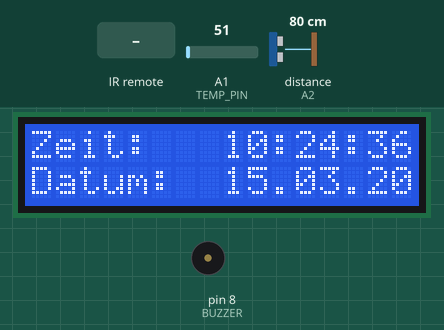
Bench run of a sketch on a simulated Arduino Uno, built with avr-gcc and run on an emulated ATmega328P. On the bench: 16×2 character LCD, buzzer (waves = sounding). The inputs (shaded band) are chosen by the test bench; at power-on: A1 (TEMP_PIN) = 51, distance to the obstacle (sensor on A2) 80 cm. The echo pulse lasts 58.3 µs per cm; the local clock reads 2024-03-15 10:24:30 at power-on unless the sketch sets it; what the sketch prints to the serial monitor is not drawn.

Above: at 6.6 s.
6.7 s: infrared code 0xFF5AA5 received
At 8.0 s:
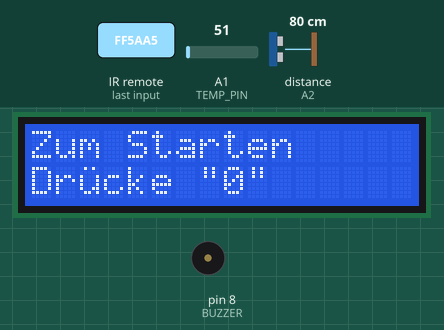
9.7 s: infrared code 0xFF10EF received
At 11.7 s:
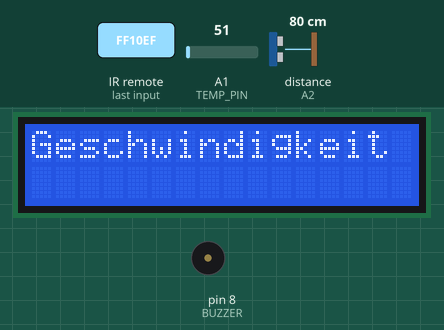
12.7 s: infrared code 0xFF30CF received
At 13.4 s:
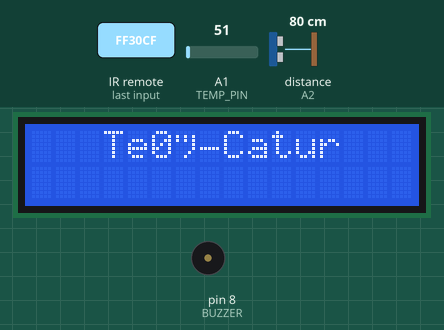
15.7 s: infrared code 0xFF18E7 received
At 16.0 s:
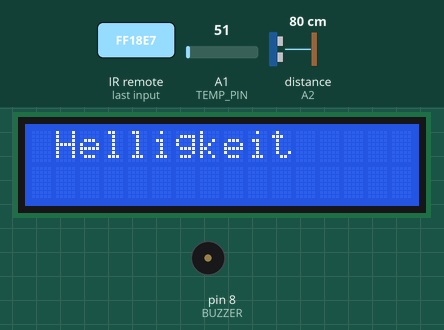
17.2 s: infrared code 0xFF7A85 received
At 17.5 s:
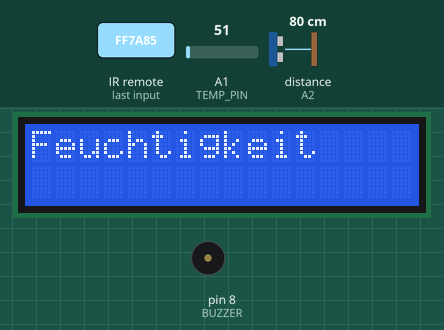
18.7 s: infrared code 0xFF42BD received
At 19.9 s:
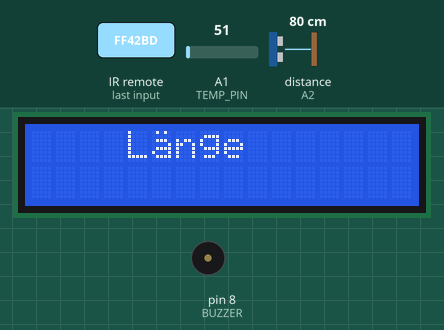
Timing chart, 0 to 21.7 s (numbered marks = the images above; inputs shaded):
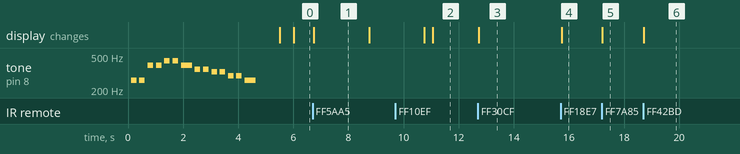

The sketch:

Multi.ino
```cpp
/*
  #################################
  #      MESSGERÄT                #
  #   Messbare Einheiten:         #
  #    -Temperatur                #
  #   -Lichtverhältnisse          #
  #   -Luftfeutchtigkeit          #
  #   -Geschwindigkeit            #
  #   -Geschräusche bzw.          #
  #    Lautstärke                 #
  #    -Zeit                      #
  #    -Länge                     #
  #    +integrierte Uhr           #
  #################################
*/
// ####### NOTES

#define NOTE_B0  31
#define NOTE_C1  33
#define NOTE_CS1 35
#define NOTE_D1  37
#define NOTE_DS1 39
#define NOTE_E1  41
#define NOTE_F1  44
#define NOTE_FS1 46
#define NOTE_G1  49
#define NOTE_GS1 52
#define NOTE_A1  55
#define NOTE_AS1 58
#define NOTE_B1  62
#define NOTE_C2  65
#define NOTE_CS2 69
#define NOTE_D2  73
#define NOTE_DS2 78
#define NOTE_E2  82
#define NOTE_F2  87
#define NOTE_FS2 93
#define NOTE_G2  98
#define NOTE_GS2 104
#define NOTE_A2  110
#define NOTE_AS2 117
#define NOTE_B2  123
#define NOTE_C3  131
#define NOTE_CS3 139
#define NOTE_D3  147
#define NOTE_DS3 156
#define NOTE_E3  165
#define NOTE_F3  175
#define NOTE_FS3 185
#define NOTE_G3  196
#define NOTE_GS3 208
#define NOTE_A3  220
#define NOTE_AS3 233
#define NOTE_B3  247
#define NOTE_C4  262
#define NOTE_CS4 277
#define NOTE_D4  294
#define NOTE_DS4 311
#define NOTE_E4  330
#define NOTE_F4  349
#define NOTE_FS4 370
#define NOTE_G4  392
#define NOTE_GS4 415
#define NOTE_A4  440
#define NOTE_AS4 466
#define NOTE_B4  494
#define NOTE_C5  523
#define NOTE_CS5 554
#define NOTE_D5  587
#define NOTE_DS5 622
#define NOTE_E5  659
#define NOTE_F5  698
#define NOTE_FS5 740
#define NOTE_G5  784
#define NOTE_GS5 831
#define NOTE_A5  880
#define NOTE_AS5 932
#define NOTE_B5  988
#define NOTE_C6  1047
#define NOTE_CS6 1109
#define NOTE_D6  1175
#define NOTE_DS6 1245
#define NOTE_E6  1319
#define NOTE_F6  1397
#define NOTE_FS6 1480
#define NOTE_G6  1568
#define NOTE_GS6 1661
#define NOTE_A6  1760
#define NOTE_AS6 1865
#define NOTE_B6  1976
#define NOTE_C7  2093
#define NOTE_CS7 2217
#define NOTE_D7  2349
#define NOTE_DS7 2489
#define NOTE_E7  2637
#define NOTE_F7  2794
#define NOTE_FS7 2960
#define NOTE_G7  3136
#define NOTE_GS7 3322
#define NOTE_A7  3520
#define NOTE_AS7 3729
#define NOTE_B7  3951
#define NOTE_C8  4186
#define NOTE_CS8 4435
#define NOTE_D8  4699
#define NOTE_DS8 4978

int melody[] = {
  NOTE_E7, NOTE_E7, 0, NOTE_E7,
  0, NOTE_C7, NOTE_E7, 0,
  NOTE_G7, 0, 0,  0,
  NOTE_G6, 0, 0, 0,

  NOTE_C7, 0, 0, NOTE_G6,
  0, 0, NOTE_E6, 0,
  0, NOTE_A6, 0, NOTE_B6,
  0, NOTE_AS6, NOTE_A6, 0,

  NOTE_G6, NOTE_E7, NOTE_G7,
  NOTE_A7, 0, NOTE_F7, NOTE_G7,
  0, NOTE_E7, 0, NOTE_C7,
  NOTE_D7, NOTE_B6, 0, 0,

  NOTE_C7, 0, 0, NOTE_G6,
  0, 0, NOTE_E6, 0,
  0, NOTE_A6, 0, NOTE_B6,
  0, NOTE_AS6, NOTE_A6, 0,

  NOTE_G6, NOTE_E7, NOTE_G7,
  NOTE_A7, 0, NOTE_F7, NOTE_G7,
  0, NOTE_E7, 0, NOTE_C7,
  NOTE_D7, NOTE_B6, 0, 0
};
char note1[] = "ccggaagffeeddc ";
int beat1[] = { 1, 1, 1, 1, 1, 1, 2, 1, 1, 1, 1, 1, 1, 2, 4 };
int tempo1 = 200;
char note2[] = "eegedct";
int beat2[] = {2, 1, 1, 1, 1, 4, 4};
int tempo2 = 150;
char note3[] = "";
int beat3[] = {};
int tempo3 = 500;
//  ######## BASIC LIBRARIES

#include <LiquidCrystal.h>
#include <IRremote.h>
#include <DS3231.h>     // Change library name, if doesn't exist


//  ############# IMPORTANT CONSTANTS

const int RECV_PIN = 13;  //Pin for IR reciever
const int TRIG_PIN = 12;  //Pin for UltraSonicSensor (Send Waves)
const int ECHO_PIN = A2;  //Pin for UltraSonicSensor (Recieve Waves);
const int DELAY_USS = 10;
const int TEMP_PIN = A1;  //For temperature measuring
const int MOIST_PIN = A0;
const int BUZZER = 8;
const int RS = 11;
const int RW = 9;
const int ENABLE = 10;
const int D4 = 5;
const int D5 = 4;
const int D6 = 3;
const int D7 = 2;
const int maximumRange = 3000; // Maximum range needed
const int minimumRange = 0; // Minimum range needed
long duration, distance;

//  ########

int mode;
int firstround = 1;
const int processing = 0;

//  ####### BASIC FUNCTIONS

IRrecv irrecv(RECV_PIN);
decode_results results;
DS3231 rtc(SDA, SCL);
LiquidCrystal lcd(RS, RW, ENABLE, D4, D5, D6, D7);


void setup() {
  Serial.begin(9600);
  pinMode(8, OUTPUT);
  // while(!Serial) {} //only for Arduino Leonardo
  pinMode(TRIG_PIN, OUTPUT);
  rtc.begin();
  lcd.begin(16, 2);
  irrecv.enableIRIn();
  Serial.println("[*] Setup successfully finished");
  setMelody(1);
};


void loop() {
  readIR();
  if (mode == 0) {
    MysetTime();
  }
  else if (mode == 1) {
    lcd.clear();
    lcd.setCursor(3, 0);
    lcd.print("Temperatur");
    setTemp(analogRead(TEMP_PIN));
  } else if (mode == 2) {
    lcd.clear();
    lcd.setCursor(1, 0);
    lcd.print("Helligkeit");
    MysetBrightness();
  }  else if (mode == 3) {
    lcd.clear();
    lcd.setCursor(0, 0);
    lcd.print("Feuchtigkeit");
    setHumidity();
  } else if (mode == 4) {
    lcd.clear();
    lcd.setCursor(0, 0);
    lcd.print("Geschwindigkeit");
    MysetSpeed();
  } else if (mode == 5) {
    lcd.clear();
    lcd.setCursor(0, 0);
    lcd.print("Lautstärke");
    MysetVolume();
  } else if (mode == 6) {
    lcd.clear();
    lcd.setCursor(4, 0);
    lcd.print("Zeit");
    setStopper();
  } else if (mode == 7) {
    lcd.clear();
    lcd.setCursor(4, 0);
    lcd.print("L\xe1nge");
    setLength();
  } else {
    lcd.setCursor(0, 0);
    lcd.print(" ERROR) Eingabe");
    lcd.setCursor(0, 1);
    lcd.print(" nicht vergeben");
    delay(1000);
    lcd.clear();
  }
  Serial.println(mode);
  delay(10);
  if (firstround == 1) {
    Serial.println("[*] First round finished");
    firstround = 0;
  }
}

void readIR() {
  if (irrecv.decode(&results)) {
    if (results.value == 0xFF6897) {
      mode = 0;
    } else if (results.value == 0xFF30CF) {
      mode = 1;
    } else if (results.value == 0xFF18E7) {
      mode = 2;
    } else if (results.value == 0xFF7A85) {
      mode = 3;
    } else if (results.value == 0xFF10EF) {
      mode = 4;
    } else if (results.value == 0xFF38C7) {
      mode = 5;
    } else if (results.value == 0xFF5AA5) {
      mode = 6;
    } else if (results.value == 0xFF42BD) {
      mode = 7;
    } else if (results.value == 0xFF4AB5) {
      mode = 8;
    } else if (results.value == 0xFF52AD) {
      mode = 9;
    }
    irrecv.resume();
  }
}


void setStopper() {
  int time = 0;
  int stop;
  setStopperIntro();
  if (mode == 0) {
    while (stop != 1) {
      lcd.setCursor(3, 1);
      lcd.print(time);
      delayMicroseconds(1);
      time += 1;
      if (mode == 9) {
        stop = 1;
        lcd.setCursor(0, 1);
        lcd.print("Final time: ");
        lcd.print(time);
      }
    }
  }
}

void setStopperIntro() {
  lcd.clear();
  lcd.setCursor(0, 0);
  lcd.print("Zum Starten");
  lcd.setCursor(0, 1);
  lcd.print("Dr\xf5");
  lcd.print("cke \"0\"");
  delay(2000);
  lcd.clear();
  lcd.setCursor(0, 0);
  lcd.print("Zum Stoppen");
  lcd.setCursor(0 , 1);
  lcd.print("Dr\xf5");
  lcd.print("cke \"9\"");
  delay(2000);
  lcd.clear();
}


void setLength() {
  digitalWrite(TRIG_PIN, LOW);
  delayMicroseconds(2);
  digitalWrite(TRIG_PIN, HIGH);
  delayMicroseconds(10);
  digitalWrite(TRIG_PIN, LOW);
  duration = pulseIn(ECHO_PIN, HIGH);
  distance = duration / 5.82;
  if (distance >= maximumRange || distance <= minimumRange) {
    Serial.println("-1");
  }
  else {
    Serial.println(distance);
  }

  delay(1);
}


void setTemp(int TempIn) {
  int Factor;
  int Temp;
  Temp = TempIn * Factor;
  lcd.setCursor(5, 0);
  lcd.print(Temp);
  lcd.print("°C");

}

void MysetTime() {
  char* dayOfWeek = rtc.getDOWStr();
  char* Mytime = rtc.getTimeStr();
  char* date = rtc.getDateStr();

  lcd.setCursor(0, 0);
  lcd.print("Zeit:   ");
  lcd.print(Mytime);
  lcd.setCursor(0, 1);
  lcd.print("Datum:  ");
  lcd.print(date);
  delay(20);
}


void MysetBrightness() {

}

void MysetSpeed() {

}

void setHumidity() {

}

void MysetVolume() {

}
void setMelody(int song) {
  if (song == 1) {
    int length = 15;
    for (int i = 0; i < length; i++) {
      if (note1[i] == ' ') {
        delay(beat1[i] * tempo1); // rest
      } else {
        playNote(note1[i], beat1[i] * tempo1);
        delay(tempo1 / 2);
      }
    }
  } else if (song == 2) {
    int length = 7;
    for (int i = 0; i < length; i++) {
      if (note2[i] == ' ') {
        delay(beat2[i] * tempo2); // rest
      } else {
        playNote(note2[i], beat2[i] * tempo2);
        delay(tempo2 / 2);
      }
    }
  }
}
void playTone(int tone, int duration) {
  for (long i = 0; i < duration * 1000L; i += tone * 2) {
    digitalWrite(BUZZER, HIGH);
    delayMicroseconds(tone);
    digitalWrite(BUZZER, LOW);
    delayMicroseconds(tone);
  }
}
void playNote(char note, int duration) {
  char names[] = { 'c', 'd', 'e', 'f', 'g', 'a', 'b', 'C', 't' };
  int tones[] = { 1915, 1700, 1519, 1432, 1275, 1136, 1014, 956, 988 };
  for (int i = 0; i < 9; i++) {
    if (names[i] == note) {
      playTone(tones[i], duration);
    }
  }
}
```

Measured:
- after the input at 6.7 s, the display: changes at once (image 1)
- after the input at 12.7 s, the display: changes at once (image 3)
- after the input at 15.7 s, the display: changes at once (image 4)
- after the input at 17.2 s, the display: changes at once (image 5)
- after the input at 18.7 s, the display: changes at once (image 6)
- what the display in image 1 shows lasts 2.0 s, from 6.7 s to 8.7 s
